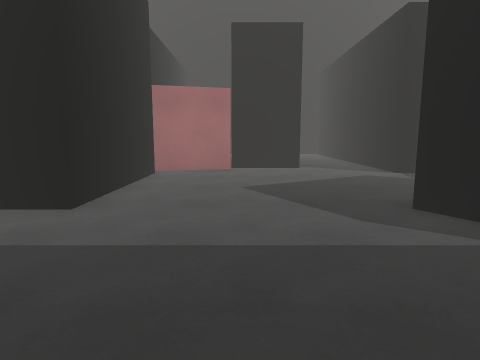
View 1 (above)

16 first-person views from a walk through a Unity game level. The camera is 1.3 m above the floor, tilts 8° down and sees 75° across. The floor is counted in squares, 1 m on a side. Each view is taken from the middle of a square. On the plan, view 1 faces up. The plan holds only what a view shows up to about 14 squares ahead; the rest is blank. The place goes on beyond the plan. The player is left out.

View 2
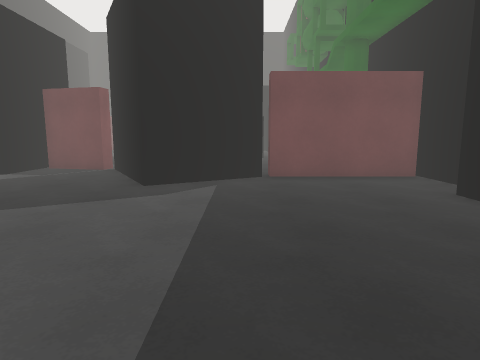

View 3
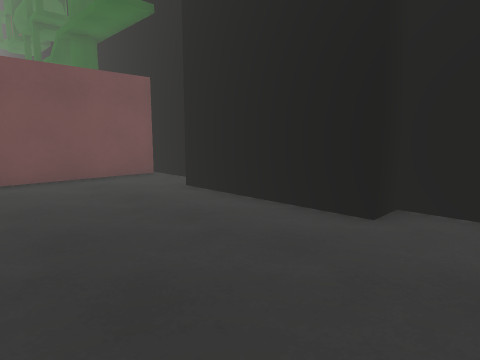

View 4
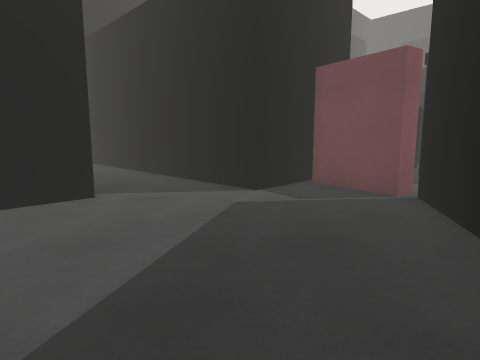

View 5
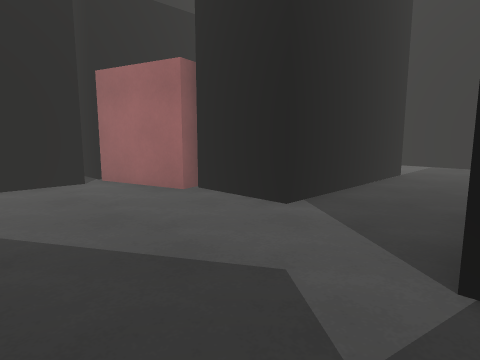

View 6
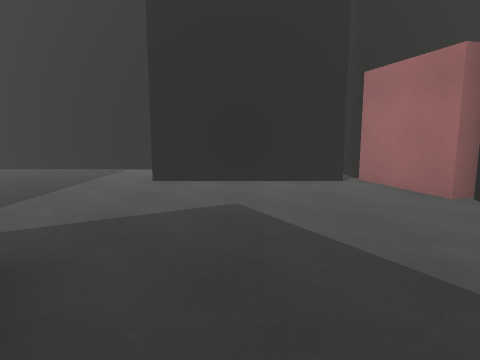

View 7
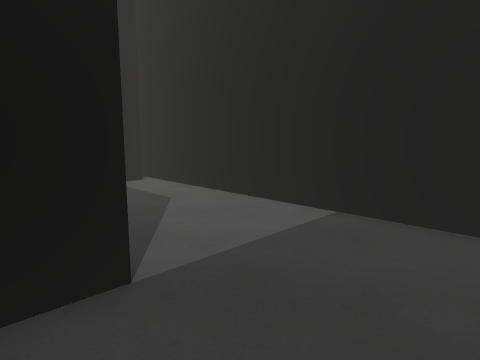

View 8
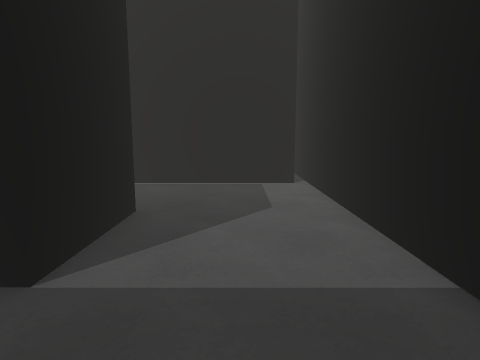

View 9
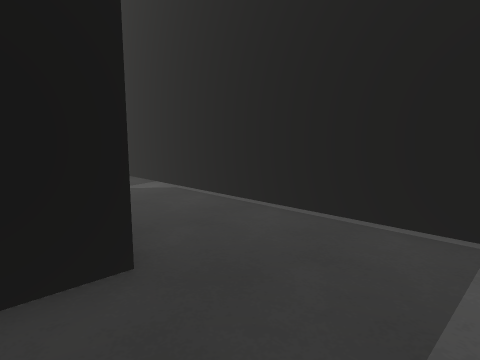

View 10
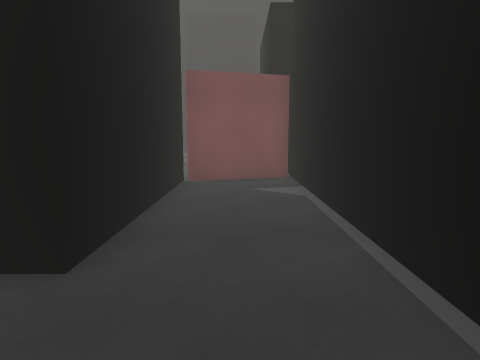

View 11
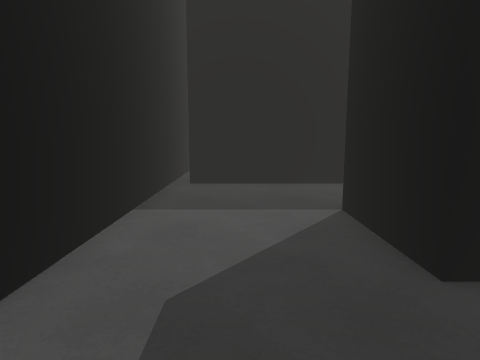

View 12
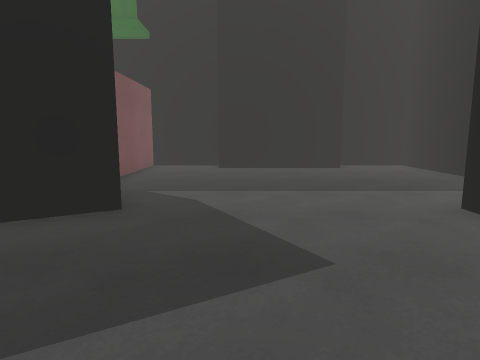

View 13
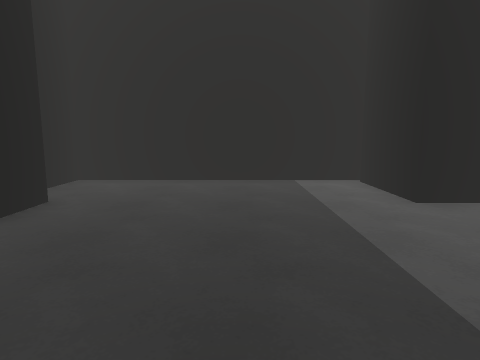

View 14
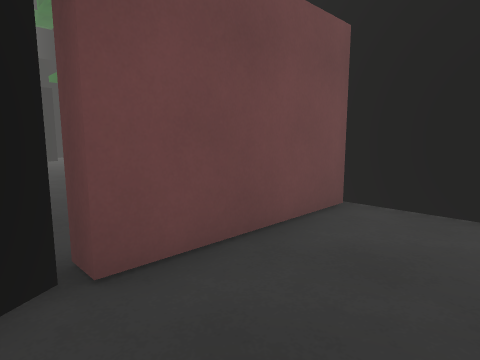

View 15
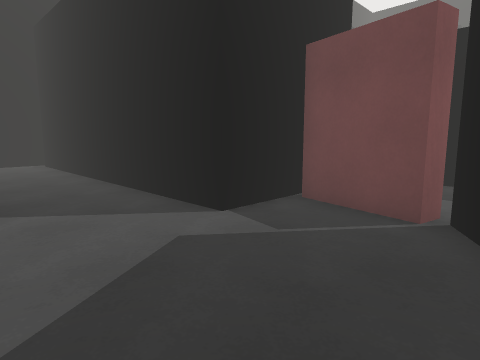

View 16
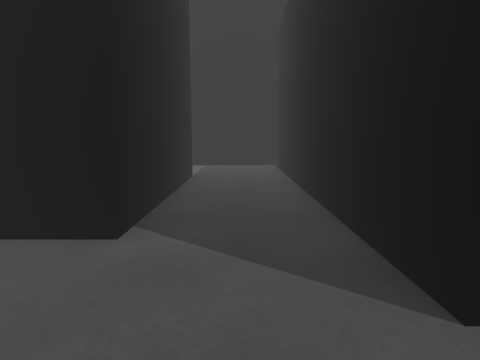

### Floor plan
Points are (right, up) in squares from view 1. A wall is a line through its corners. A room is listed if a view was taken in it or the views show most of it. See-through windows are left out.
Room 1 (views 1, 2, 3, 4, 5, 6, 7, 8, 9, 10, 11, 12, 13, 14, 15, 16)
walls: (-0.4, 12.4) (-3.4, 11.6); (-0.3, 13) (-0.3, 19.2) (2.4, 19.2) (2.4, 12.8) (-0.3, 12.8); (-3, 11.1) (-3, 5.5) (-6.2, 5.5) (-6.2, -2.8) (-3.1, -2.8) (-3.1, -1.8) (1.9, -1.8); (-3.5, 12.2) (-0.5, 13); (7.1, 8.3) (7.7, 10.8); (8.1, 11) (5.6, 11) (5.6, 22.4); (5, 2.3) (3.1, 5.5) (7.4, 8); (1.9, -2.8) (5.2, -2.8); (4.7, -2.6) (4.7, 2.1); (-3.7, 22.6) (-3.7, 11.6); (8.8, 22.9) (-4.9, 22.9)
ways out: gap at (5, 2)

Positions as (right, up) in squares from view 1, and headings:
1: (0, 0), facing up
2: (-5, 3), facing right
3: (-5, 3), facing down-right
4: (0, 6), facing up-right
5: (6, 8), facing up-left
6: (6, 8), facing left
7: (5, 18), facing up-left
8: (5, 21), facing left
9: (1, 22), facing down-left
10: (-2, 22), facing down
11: (-3, 21), facing right
12: (1, 11), facing down
13: (3, 2), facing left
14: (2, 3), facing down-right
15: (2, 7), facing up-right
16: (4, 9), facing up
